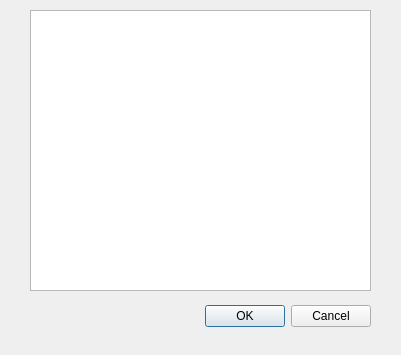
<?xml version="1.0" encoding="UTF-8"?>
<ui version="4.0">
 <class>resultWindows</class>
 <widget class="QDialog" name="resultWindows">
  <property name="geometry">
   <rect>
    <x>0</x>
    <y>0</y>
    <width>401</width>
    <height>355</height>
   </rect>
  </property>
  <property name="windowTitle">
   <string>Dialog</string>
  </property>
  <widget class="QDialogButtonBox" name="buttonBox">
   <property name="geometry">
    <rect>
     <x>30</x>
     <y>300</y>
     <width>341</width>
     <height>32</height>
    </rect>
   </property>
   <property name="orientation">
    <enum>Qt::Horizontal</enum>
   </property>
   <property name="standardButtons">
    <set>QDialogButtonBox::Cancel|QDialogButtonBox::Ok</set>
   </property>
  </widget>
  <widget class="QListView" name="listView">
   <property name="geometry">
    <rect>
     <x>30</x>
     <y>10</y>
     <width>341</width>
     <height>281</height>
    </rect>
   </property>
   <property name="editTriggers">
    <set>QAbstractItemView::NoEditTriggers</set>
   </property>
  </widget>
 </widget>
 <resources/>
 <connections>
  <connection>
   <sender>buttonBox</sender>
   <signal>accepted()</signal>
   <receiver>resultWindows</receiver>
   <slot>accept()</slot>
   <hints>
    <hint type="sourcelabel">
     <x>248</x>
     <y>254</y>
    </hint>
    <hint type="destinationlabel">
     <x>157</x>
     <y>274</y>
    </hint>
   </hints>
  </connection>
  <connection>
   <sender>buttonBox</sender>
   <signal>rejected()</signal>
   <receiver>resultWindows</receiver>
   <slot>reject()</slot>
   <hints>
    <hint type="sourcelabel">
     <x>316</x>
     <y>260</y>
    </hint>
    <hint type="destinationlabel">
     <x>286</x>
     <y>274</y>
    </hint>
   </hints>
  </connection>
 </connections>
</ui>
